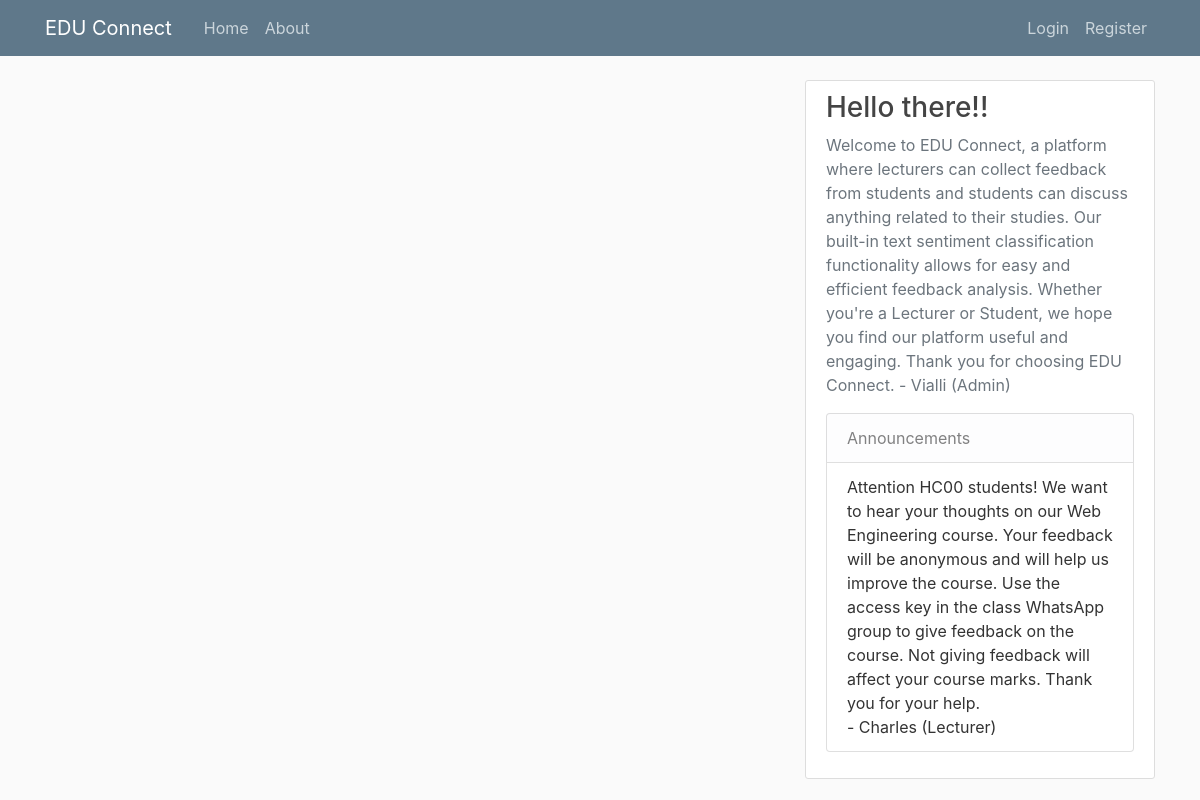
The page /announcements on the database its author committed.
### EDUConnect/models.py (models this page shows, shortened)
class Announcement(db.Model):
    id = db.Column(db.Integer, primary_key=True)
    title = db.Column(db.String(100), nullable=False)
    content = db.Column(db.Text, nullable=False)
    author_id = db.Column(db.Integer, db.ForeignKey('user.id'), nullable=False)
    created_at = db.Column(db.DateTime, default=datetime.utcnow)
    author = db.relationship("User", backref="announcements", lazy=True)

class User(db.Model, UserMixin):
    id = db.Column(db.Integer, primary_key=True)
    username = db.Column(db.String(100), unique=True, nullable=False)
    email = db.Column(db.String(120), unique=True, nullable=False)
    image_file = db.Column(db.String(20), nullable=False, default='default.jpg')
    password = db.Column(db.String(60), nullable=False)
    posts = db.relationship('Post', backref='author', lazy=True)
    comments = db.relationship('Comment', backref='user', passive_deletes=True)
    role = db.Column(db.String(20), nullable=False, default='user')

### EDUConnect/announcements/routes.py (the view)
@announcements.route("/announcements", methods=["GET", "POST"])
def all_announcements():
    announcements = Announcement.query.all()
    return render_template('layout.html', announcements=announcements)

### EDUConnect/templates/layout.html (shortened to what this page needs)
<!DOCTYPE html>
<html>
<head>
    <link rel="stylesheet" href="https://maxcdn.bootstrapcdn.com/bootstrap/4.0.0/css/bootstrap.min.css">
    <link rel="stylesheet" type="text/css" href="{{ url_for('static', filename='main.css') }}">
</head>
<body>
    <header class="site-header">
      <nav class="navbar navbar-expand-md navbar-dark bg-steel fixed-top">
        <div class="container">
          <a class="navbar-brand mr-4" href="/">EDU Connect </a>
          <div class="collapse navbar-collapse" id="navbarToggle">
            <div class="navbar-nav mr-auto">
              <a class="nav-item nav-link" href="{{ url_for('main.home') }}">Home</a>
              <a class="nav-item nav-link" href="{{ url_for('main.about') }}">About</a>
            </div>
            <div class="navbar-nav">
              {% if current_user.is_authenticated %}
                {% if current_user.role == "lecturer"%}
                  <a class="nav-item nav-link" href="{{ url_for('announcements.new_announcement') }}">New Announcement</a>
                {% endif %}
                {% if current_user.role == "admin"%}
                  <a class="nav-item nav-link" href="{{ url_for('announcements.new_announcement') }}">New Announcement</a>
                {% endif %}
                <a class="nav-item nav-link" href="{{ url_for('posts.new_post') }}">New Post</a>
                <a class="nav-item nav-link" href="{{ url_for('users.account') }}">Account</a>
                <a class="nav-item nav-link" style="color:white;">{{current_user.username}}</a>
                <a class="nav-item nav-link" href="{{ url_for('users.logout') }}">Logout</a>
              {% else %}
                <a class="nav-item nav-link" href="{{ url_for('users.login') }}">Login</a>
                <a class="nav-item nav-link" href="{{ url_for('users.register') }}">Register</a>
              {% endif %}
            </div>
          </div>
        </div>
      </nav>
    </header>
    <main role="main" class="container">
      <div class="row">
        <div class="col-md-8">
        </div>
        <div class="col-md-4">
          <div class="content-section">
            <h3>Hello there!!</h3>
            <p class='text-muted'>Welcome to EDU Connect, a platform where lecturers can collect feedback from students and students can discuss anything related to their studies. Our built-in text sentiment classification functionality allows for easy and efficient feedback analysis. Whether you're a Lecturer or Student, we hope you find our platform useful and engaging. Thank you for choosing EDU Connect.
              - Vialli (Admin)
              <ul class="list-group">
                  <li class="list-group-item list-group-item-light">Announcements</li>
                  {% for announcement in announcements %}
                    <li class="list-group-item">{{ announcement.content }} <br> - {{ announcement.author.username }}</li>
                  {% endfor %}
              </ul>
            </p>
          </div>
        </div>
      </div>
    </main>
</body>
</html>

### EDUConnect/static/main.css (style rules this page uses)
body { background: #fafafa; color: #333333; margin-top: 5rem; }
h1, h2, h3, h4, h5, h6 { color: #444444; }
.bg-steel { background-color: #5f788a; }
.site-header .navbar-nav .nav-link { color: #cbd5db; }
.content-section { background: #ffffff; padding: 10px 20px; border: 1px solid #dddddd; border-radius: 3px; margin-bottom: 20px; }

### rows shown on the page
Announcement: content "Attention HC00 students! We want to hear your thoughts on our Web Engineering course. Your feedback will be anonymous and will help us improve the course. Use the access key in the class WhatsApp group to give feedback on the course. Not giving feedback will affect your course marks. Thank you for your help.", author.username "Charles (Lecturer)"
